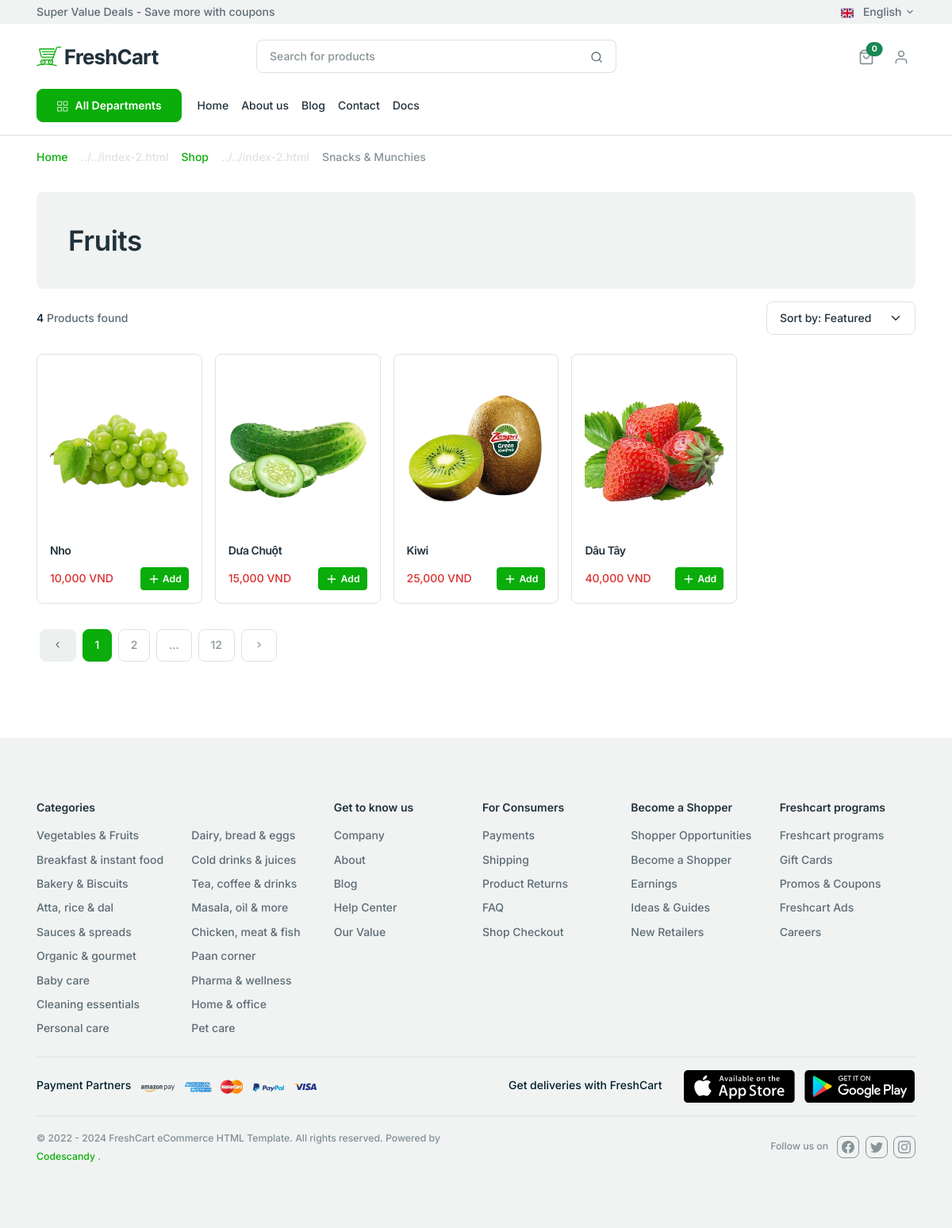
The page /index.php?act=categories&id=12 on the database its author committed.
### tables this page shows
CREATE TABLE `product` (
  `id` int(11) NOT NULL,
  `name` varchar(255) NOT NULL,
  `img` varchar(255) NOT NULL,
  `price` int(11) NOT NULL,
  `quantity` int(11) NOT NULL,
  `desc` text NOT NULL,
  `id_category` int(11) NOT NULL
);

CREATE TABLE `category` (
  `id` int(11) NOT NULL,
  `name` varchar(255) NOT NULL,
  `img` varchar(255) NOT NULL
);

### model/pdo.php (called while the page is built, shortened)
<?php
function pdo_get_connection(){
    $servername = "localhost";
    $username = "root";
    $password = "";
    try {
        $conn = new PDO("mysql:host=$servername;dbname=freshcart", $username, $password);
        $conn->setAttribute(PDO::ATTR_ERRMODE, PDO::ERRMODE_EXCEPTION);
        return $conn;
    } catch(PDOException $e) {
        echo "Connection failed: " . $e->getMessage();
    }
}
function pdo_query($sql){
    $sql_args=array_slice(func_get_args(),1);
    try{
        $conn=pdo_get_connection();
        $stmt=$conn->prepare($sql);
        $stmt->execute($sql_args);
        $rows=$stmt->fetchAll();
        return $rows;
    }
    catch(PDOException $e){
        throw $e;
    }
    finally{
        unset($conn);
    }
}
?>

### model/product.php (called while the page is built, shortened)
<?php
    function loadall_product($key_word = "", $id_category = 0, $offset = "", $countPage = 0) {
        $sql = "SELECT p.*, c.name AS category_name
                FROM product p
                JOIN category c ON p.id_category = c.id
                WHERE 1";
        if ($id_category > 0) {
            $sql .= " AND p.id_category =" . $id_category . "";
        }
        $sql .= " ORDER BY p.price ASC";
        $listProduct = pdo_query($sql);
        return  $listProduct;
    }
?>

### view/order/categories.php (the view, shortened to what this page needs)
<?php
    $resultArray = [];
    foreach ($listProduct as $item) {
        $categoryId = $item['id_category'];
        if (!isset($resultArray[$categoryId])) {
            $resultArray[$categoryId] = [];
        }
        array_push($resultArray[$categoryId], $item);
    }
?>
<main>
    <div class="mt-4">
        <div class="container">
            <div class="row">
                <div class="col-12">
                    <nav aria-label="breadcrumb">
                        <ol class="breadcrumb mb-0">
                            <li class="breadcrumb-item"><a href="#!">Home</a></li>
                            <li class="breadcrumb-item"><a href="#!">Shop</a></li>
                            <li class="breadcrumb-item active" aria-current="page">Snacks & Munchies</li>
                        </ol>
                    </nav>
                </div>
            </div>
        </div>
    </div>
    <section class="mb-lg-14 mb-8">
        <div class="container">
            <div class="row">
                <div class="col-lg-12">
                    <?php
                        foreach ($resultArray as $value) {
                    ?>
                    <div class="card mb-4 bg-light border-0" style="margin-top: 32px;">
                        <div class="card-body p-9">
                            <h2 class="mb-0 fs-1"><?= $value[0]['category_name'] ?></h2>
                        </div>
                    </div>
                    <div class="d-lg-flex justify-content-between align-items-center">
                        <div>
                            <p class="mb-3 mb-md-0">
                                <span class="text-dark"><?= count($value) ?></span>
                                Products found
                            </p>
                        </div>
                        <div class="d-md-flex justify-content-between align-items-center">
                            <div class="d-flex mt-2 mt-lg-0">
                                <div>
                                    <select id="sortProducts" class="form-select">
                                        <option selected>Sort by: Featured</option>
                                    </select>
                                </div>
                            </div>
                        </div>
                    </div>
                    <div class="row g-4 row-cols-lg-5 row-cols-2 row-cols-md-3 mt-2">
                        <?php
                            foreach ($value as $value2) {
                                extract($value2);
                        ?>
                        <div class="col">
                            <div class="card card-product">
                                <div class="card-body">
                                    <div class="text-center position-relative">
                                        <a href="index.php?act=product_details&id=<?= $id ?>">
                                            <img style="object-fit: cover; height: 211px; width: 211px" src="./upload/<?= $img ?>" alt="Grocery Ecommerce Template" class="mb-3 img-fluid" />
                                        </a>
                                    </div>
                                    <h2 class="fs-6"><a href="index.php?act=product_details&id=<?= $id ?>" class="text-inherit text-decoration-none"><?= $name ?></a></h2>
                                    <div class="d-flex justify-content-between align-items-center mt-3">
                                        <div>
                                            <span class="text-danger"><?= number_format($price) ?> VND</span>
                                        </div>
                                        <div data-id="<?= $id ?>" onclick="addToCart(<?= $id ?>, '<?= $name ?>', '<?= $img ?>', <?= $quantity ?> , <?= $price ?>, 1);">
                                            <a href="#!" class="btn btn-primary btn-sm">
                                                <svg xmlns="http://www.w3.org/2000/svg" width="16" height="16" viewBox="0 0 24 24" fill="none" stroke="currentColor" stroke-width="2" stroke-linecap="round" stroke-linejoin="round" class="feather feather-plus">
                                                    <line x1="12" y1="5" x2="12" y2="19"></line>
                                                    <line x1="5" y1="12" x2="19" y2="12"></line>
                                                </svg>
                                                Add
                                            </a>
                                        </div>
                                    </div>
                                </div>
                            </div>
                        </div>
                        <?php
                            }
                        ?>
                    </div>
                    <?php
                        }
                    ?>
                    <div class="row mt-8">
                        <div class="col">
                            <nav>
                                <ul class="pagination">
                                    <li class="page-item disabled">
                                        <a class="page-link mx-1" href="#" aria-label="Previous">
                                            <i class="feather-icon icon-chevron-left"></i>
                                        </a>
                                    </li>
                                    <li class="page-item"><a class="page-link mx-1 active" href="#">1</a></li>
                                    <li class="page-item"><a class="page-link mx-1" href="#">2</a></li>
                                    <li class="page-item"><a class="page-link mx-1" href="#">...</a></li>
                                    <li class="page-item"><a class="page-link mx-1" href="#">12</a></li>
                                    <li class="page-item">
                                        <a class="page-link mx-1" href="#" aria-label="Next">
                                            <i class="feather-icon icon-chevron-right"></i>
                                        </a>
                                    </li>
                                </ul>
                            </nav>
                        </div>
                    </div>
                </div>
            </div>
        </div>
    </section>
</main>

### rows shown on the page
product: id_category.name "Fruits", count($value) "4", img (picture), name "Nho", price "10,000"
product: img (picture), name "Dưa Chuột", price "15,000"
product: img (picture), name "Kiwi", price "25,000"
product: img (picture), name "Dâu Tây", price "40,000"
